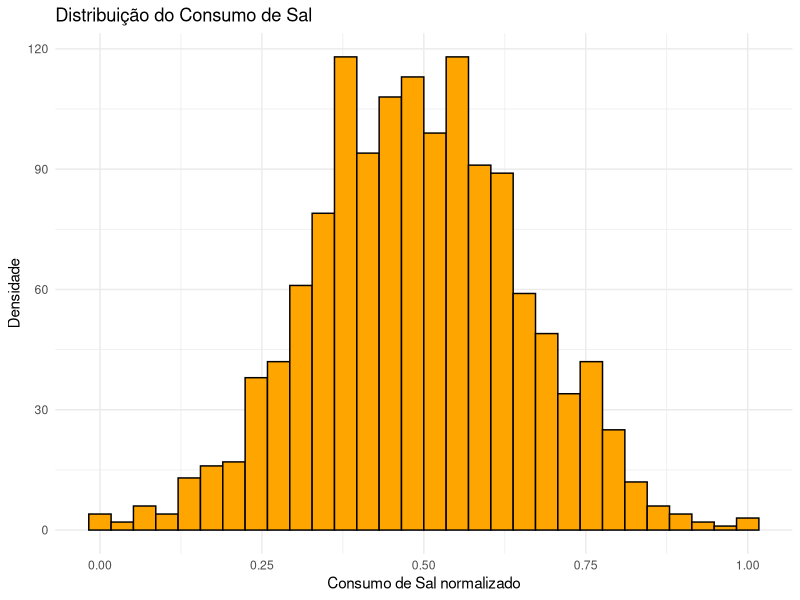
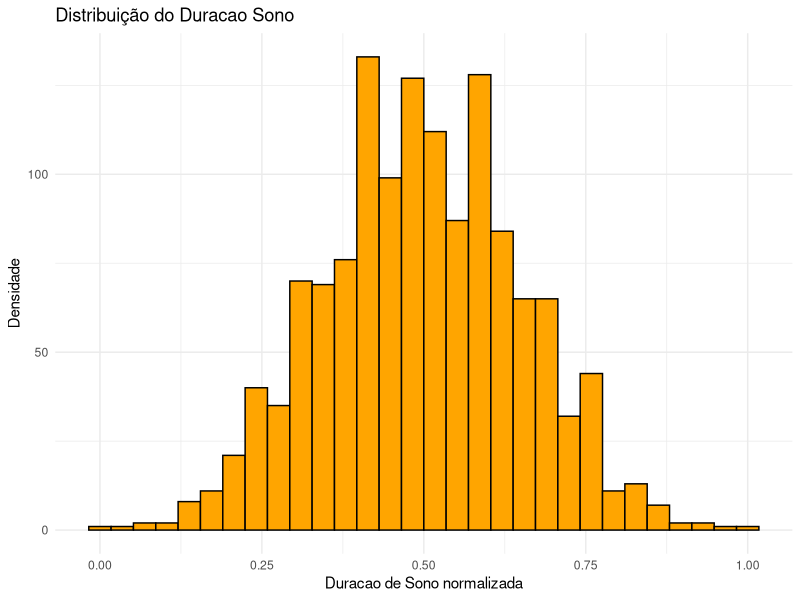
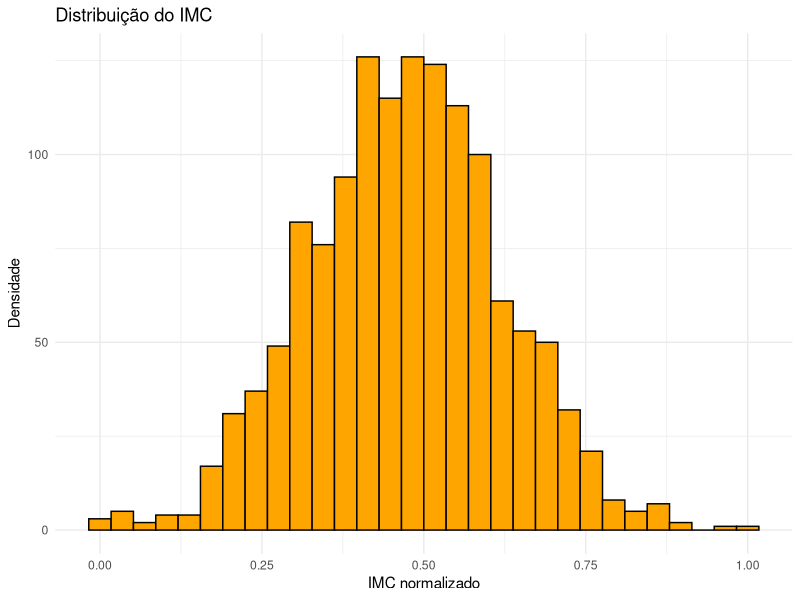
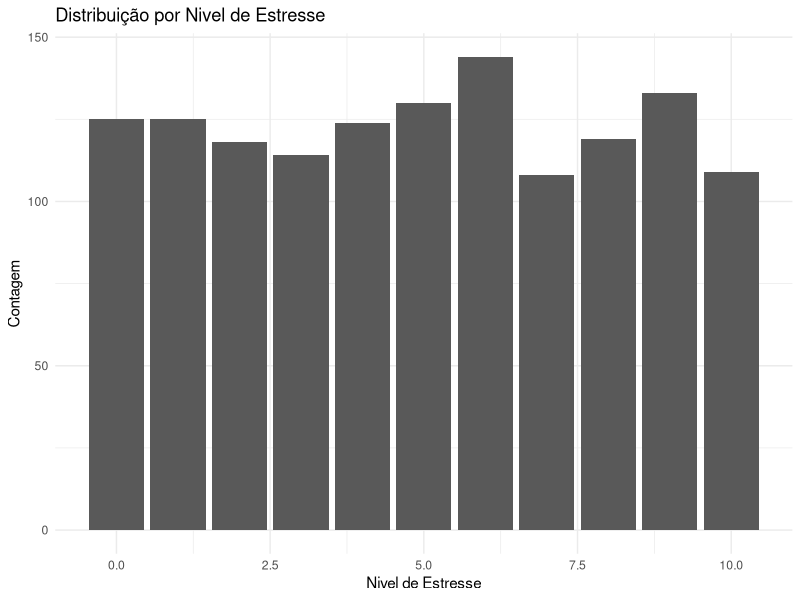
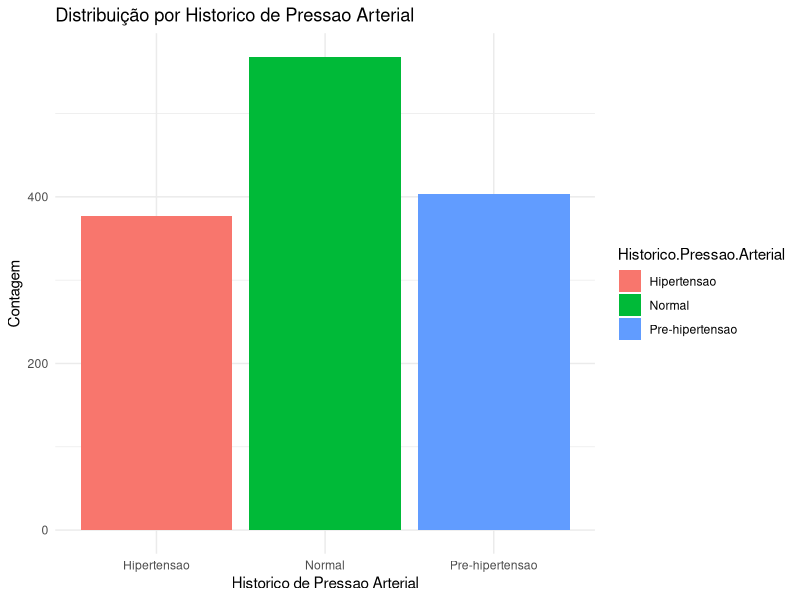
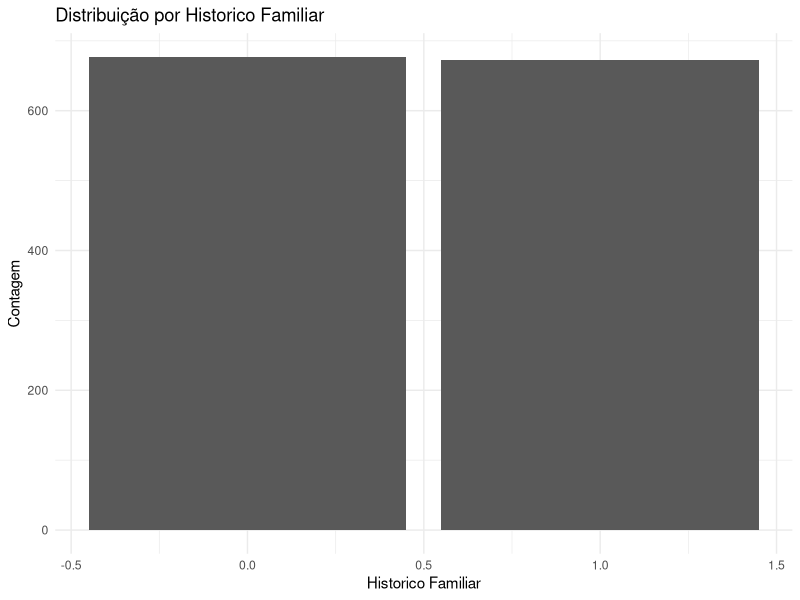
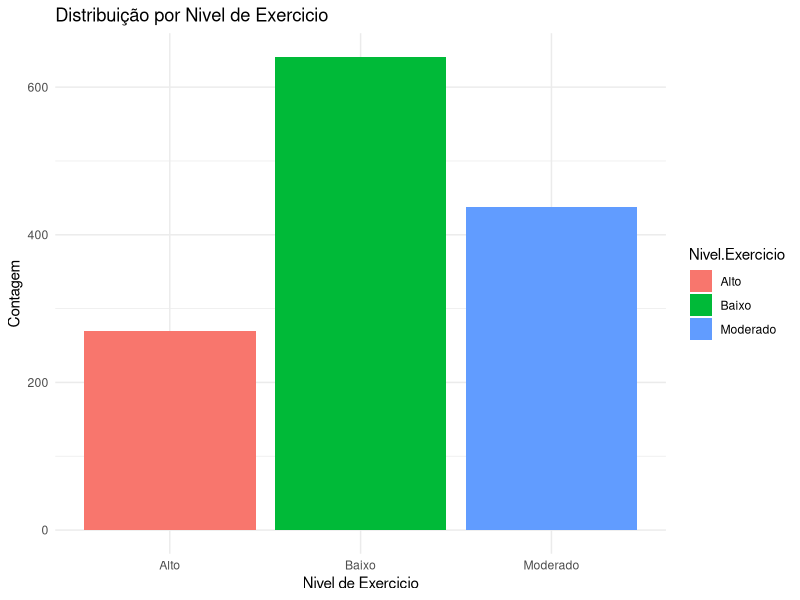
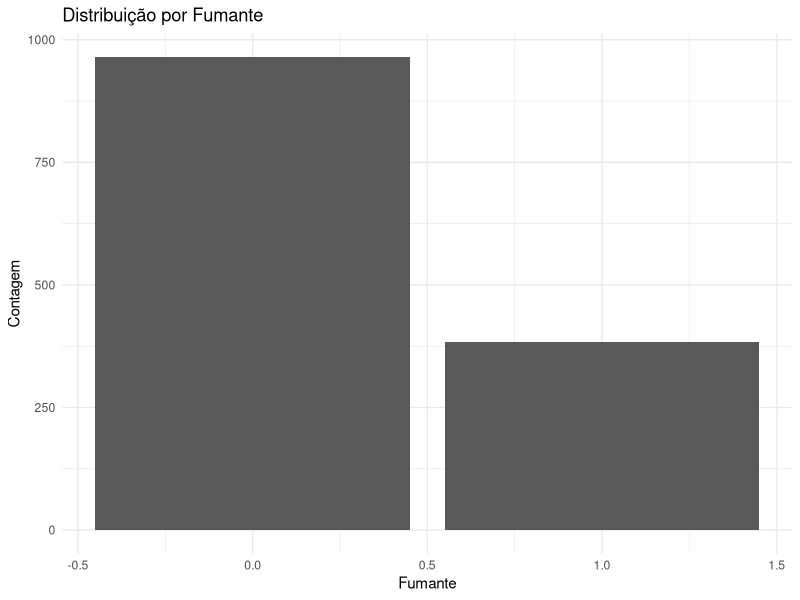

These charts were generated, in order, by the following R code:
## ---- chunk 1

knitr::opts_chunk$set(
  echo    = TRUE,   # Exibir código nos chunks
  error   = FALSE,  # Ocultar mensagens de erro
  message = FALSE,  # Ocultar mensagens informativas
  warning = FALSE,  # Ocultar avisos
  tidy    = FALSE   # Não reformatar automaticamente o código
)

options(digits = 4) # Definição do número de casas decimais padrão
## ---- chunk 2
# A funcao abaixo auxilia na escrita dos modelos polinomiais. 
# Parametros:
# "real_feature_names": conjunto de features continuas que sera considerado na
#                        criacao do modelo polinomial.
#
# "categorical_feature_names": conjunto de features categoricas que sera 
#                               considerado na  criacao do modelo polinomial. Se
#                                voces desejarem um modelo sem variaveis categoricas
#                               basta nao passar nenhum valor para este parametro
#                               na chamada da funcao
# "target": nome da variável target de interesse
# "degree": numero inteiro que indica ate qual grau polinomial as features continuas
#           em "real_feature_names" serao elevadas. 
#
# A funcao retorna a hipotese ja definida para realizar o treinamento do modelo. 
# Uma ilustracao de uma funcao similar aparece no Ex02.R na linha 490

getHypothesis <- function(real_feature_names, categorical_feature_names=F, target="Has_Hypertension", degree=3){
    
    hypothesis_string <- paste("hypothesis <- formula(", target, " ~ ")
    for(d in 1:degree){
        for(i in 1:length(real_feature_names)){
            hypothesis_string <- paste(hypothesis_string, 
                                       "I(", real_feature_names[i], "^", d, ") + ",
                                       sep = "")
        }
    }
    
    if(typeof(categorical_feature_names) != "logical"){
        for(i in 1:length(categorical_feature_names)){
            hypothesis_string <- paste(hypothesis_string, 
                                       categorical_feature_names[i], " + ",
                                       sep = "")
        } 
    }
    
    
    hypothesis_string <- substr(hypothesis_string, 1, nchar(hypothesis_string)-3)
    hypothesis_string <- paste(hypothesis_string, ")")
    hypothesis <- eval(parse(text=hypothesis_string))
    return(hypothesis)
}
## ---- chunk 3
getLoss <- function(y_true, y_pred){
  y_pred_n <- y_pred[y_true == 0]
  y_pred_p <- y_pred[y_true == 1]
  
  countN <- length(y_pred_n)
  countP <- length(y_pred_p)
  
  eps <- 1e-9  # Constante pequena para estabilidade numérica

  totalLossN <- sum(-log2(1 - y_pred_n + eps))
  
  totalLossP <- sum(-log2(y_pred_p + eps))
  
  avgLossN <- totalLossN / countN
  avgLossP <- totalLossP / countP

  avgLossTotal <- (avgLossN + avgLossP) / 2

  return(c(LossN = avgLossN, LossP = avgLossP, AverageLoss = avgLossTotal))
}
## ---- chunk 4
getRelativeConfusionMatrix <- function(cm){
    cm_absolute = t(cm$table)
    
    cm_relative = cm_absolute
    
    cm_relative[1,1] = cm_absolute[1,1]/sum(cm_absolute[1,])
    cm_relative[1,2] = cm_absolute[1,2]/sum(cm_absolute[1,])
    cm_relative[2,1] = cm_absolute[2,1]/sum(cm_absolute[2,])
    cm_relative[2,2] = cm_absolute[2,2]/sum(cm_absolute[2,])
    
    return(cm_relative)  
}
## ---- chunk 5
calculateMetrics <- function(cm) {
  # Extrai TN, FP, FN, TP da matriz de confusão
  cm <- t(cm)
  
  # Assumindo a estrutura:
  #           Prediction
  # Reference   0     1
  #         0   TN    FP
  #         1   FN    TP
  
  TN <- cm[1, 1]
  FP <- cm[1, 2]
  FN <- cm[2, 1]  
  TP <- cm[2, 2]  
  
  precision <- if (TP + FP == 0) 0 else TP / (TP + FP)
  recall    <- if (TP + FN == 0) 0 else TP / (TP + FN)
  f1        <- if (precision + recall == 0) 0 else (2 * precision * recall) / (precision + recall)
  bal_acc   <- ( (TN / (TN + FP)) + (TP / (TP + FN)) ) / 2
  
  return(c(Precision = precision, Recall = recall, F1 = f1, BalAcc = bal_acc))
}

## Exemplo de uso
# cm <- confusionMatrix(data = as.factor(valPred), reference = as.factor(ValSet$target), positive='1')
# metrics <- calculateMetrics(cm$table)
## ---- chunk 6
# Adicione as bibliotecas necessárias
#library(...)
library(ggplot2)
# install.packages("glmnet")
library(glmnet)
library(caret)
#set.seed(...)
## ---- chunk 7
# Carregue o conjunto de dados
dados_treino <- read.csv("T02_train_set.csv")
dados_validacao <- read.csv("T02_valid_set.csv")

# Sumário da base
paste("O dataframe de TREINO possui",nrow(dados_treino),"registros",sep=" ")
paste("summary TREINO:")
summary(dados_treino)

if (any(is.na(dados_treino))) {
  cat("Aviso: Existem valores ausentes no conjunto de validação.\n")
} else {
  cat("Nenhum valor ausente encontrado no conjunto de validação.\n")
}

paste("O dataframe de VALIDAÇÃO possui",nrow(dados_validacao),"registros",sep=" ")
paste("summary VALIDAÇÃO:")
summary(dados_validacao)

if (any(is.na(dados_validacao))) {
  cat("Aviso: Existem valores ausentes no conjunto de validação.\n")
} else {
  cat("Nenhum valor ausente encontrado no conjunto de validação.\n")
}

# Avaliando dados presentes no data set
# class(dados_treino$Consumo.Sal)
# class(dados_treino$Nivel.de.Estresse)
# class(dados_treino$Historico.Pressao.Arterial)
# class(dados_treino$IMC)
# class(dados_treino$Historico.Familiar)
# class(dados_treino$Nivel.Exercicio)
# class(dados_treino$Fumante)
# class(dados_treino$Risco.Hipertensao)
# 
# head(dados_treino)
# 
# head(dados_validacao)
# 
# class(dados_validacao$Consumo.Sal)
# class(dados_validacao$Nivel.de.Estresse)
# class(dados_validacao$Historico.Pressao.Arterial)
# class(dados_validacao$IMC)
# class(dados_validacao$Historico.Familiar)
# class(dados_validacao$Nivel.Exercicio)
# class(dados_validacao$Fumante)
# class(dados_validacao$Risco.Hipertensao)
# 
# head(dados_validacao)


# Normalização
# Aplicando normalização min-max
treino_normalizado <- dados_treino
validacao_normalizado <- dados_validacao
cols <- c(1, 4, 5)  # índices das colunas numericas que vamos normalizar

min_features <- apply(treino_normalizado[, cols], 2, min)
max_features <- apply(treino_normalizado[, cols], 2, max)
diff         <- max_features - min_features

treino_normalizado[, cols] <- sweep(treino_normalizado[, cols], 2, min_features, "-")
treino_normalizado[, cols] <- sweep(treino_normalizado[, cols], 2, diff, "/")

validacao_normalizado[, cols] <- sweep(validacao_normalizado[, cols], 2, min_features, "-")
validacao_normalizado[, cols] <- sweep(validacao_normalizado[, cols], 2, diff, "/")

summary(validacao_normalizado)

## ---- chunk 8
# Histograma do Consumo de Sal normalizado
ggplot(treino_normalizado, aes(x = Consumo.Sal)) +
  geom_histogram(fill = "orange", color = "black") +
  theme_minimal() +
  labs(title = "Distribuição do Consumo de Sal",
       x = "Consumo de Sal normalizado", y = "Densidade")

# Histograma da Duracao de Sono normalizad
ggplot(treino_normalizado, aes(x = Duracao.Sono)) +
  geom_histogram(fill = "orange", color = "black") +
  theme_minimal() +
  labs(title = "Distribuição do Duracao Sono", x = "Duracao de Sono normalizada", y = "Densidade")

# Histograma do duração do IMC normalizado
ggplot(treino_normalizado, aes(x = IMC)) +
  geom_histogram(fill = "orange", color = "black") +
  theme_minimal() +
  labs(title = "Distribuição do IMC",
       x = "IMC normalizado", y = "Densidade")

# Contagem de ocorrencias por Nivel de Estresse
ggplot(treino_normalizado, aes(x = Nivel.de.Estresse, fill = Nivel.de.Estresse)) +
  geom_bar() +
  theme_minimal() +
  labs(title = "Distribuição por Nivel de Estresse", x = "Nivel de Estresse", y = "Contagem")

# Contagem de ocorrencias por Historico de Pressao Arterial
ggplot(treino_normalizado, aes(x = Historico.Pressao.Arterial, fill = Historico.Pressao.Arterial)) +
  geom_bar() +
  theme_minimal() +
  labs(title = "Distribuição por Historico de Pressao Arterial", x = "Historico de Pressao Arterial", y = "Contagem")

# Contagem de ocorrencias por Historico Familiar
ggplot(treino_normalizado, aes(x = Historico.Familiar, fill = Historico.Familiar)) +
  geom_bar() +
  theme_minimal() +
  labs(title = "Distribuição por Historico Familiar", x = "Historico Familiar", y = "Contagem")

# Contagem de ocorrencias por Nivel de Exercicio
ggplot(treino_normalizado, aes(x = Nivel.Exercicio, fill = Nivel.Exercicio)) +
  geom_bar() +
  theme_minimal() +
  labs(title = "Distribuição por Nivel de Exercicio", x = "Nivel de Exercicio", y = "Contagem")

# Contagem de ocorrencias por Fumante
ggplot(treino_normalizado, aes(x = Fumante, fill = Fumante)) +
  geom_bar() +
  theme_minimal() +
  labs(title = "Distribuição por Fumante", x = "Fumante", y = "Contagem")

ggplot(treino_normalizado, aes(x = Risco.Hipertensao, fill = Risco.Hipertensao)) +
  geom_bar() +
  theme_minimal() +
  labs(title = "Distribuição por Risco.Hipertensao", x = "Risco.Hipertensao", y = "Contagem")
## ---- chunk 9
# Histograma do Consumo de Sal normalizado
ggplot(validacao_normalizado, aes(x = Consumo.Sal)) +
  geom_histogram(fill = "orange", color = "black") +
  theme_minimal() +
  labs(title = "Distribuição do Consumo de Sal",
       x = "Consumo de Sal normalizado", y = "Densidade")

# Histograma da Duracao de Sono normalizad
ggplot(validacao_normalizado, aes(x = Duracao.Sono)) +
  geom_histogram(fill = "orange", color = "black") +
  theme_minimal() +
  labs(title = "Distribuição do Duracao Sono", x = "Duracao de Sono normalizada", y = "Densidade")

# Histograma do duração do IMC normalizado
ggplot(validacao_normalizado, aes(x = IMC)) +
  geom_histogram(fill = "orange", color = "black") +
  theme_minimal() +
  labs(title = "Distribuição do IMC",
       x = "IMC normalizado", y = "Densidade")

# Contagem de ocorrencias por Nivel de Estresse
ggplot(validacao_normalizado, aes(x = Nivel.de.Estresse, fill = Nivel.de.Estresse)) +
  geom_bar() +
  theme_minimal() +
  labs(title = "Distribuição por Nivel de Estresse", x = "Nivel de Estresse", y = "Contagem")

# Contagem de ocorrencias por Historico de Pressao Arterial
ggplot(validacao_normalizado, aes(x = Historico.Pressao.Arterial, fill = Historico.Pressao.Arterial)) +
  geom_bar() +
  theme_minimal() +
  labs(title = "Distribuição por Historico de Pressao Arterial", x = "Historico de Pressao Arterial", y = "Contagem")

# Contagem de ocorrencias por Historico Familiar
ggplot(validacao_normalizado, aes(x = Historico.Familiar, fill = Historico.Familiar)) +
  geom_bar() +
  theme_minimal() +
  labs(title = "Distribuição por Historico Familiar", x = "Historico Familiar", y = "Contagem")

# Contagem de ocorrencias por Nivel de Exercicio
ggplot(validacao_normalizado, aes(x = Nivel.Exercicio, fill = Nivel.Exercicio)) +
  geom_bar() +
  theme_minimal() +
  labs(title = "Distribuição por Nivel de Exercicio", x = "Nivel de Exercicio", y = "Contagem")

# Contagem de ocorrencias por Fumante
ggplot(validacao_normalizado, aes(x = Fumante, fill = Fumante)) +
  geom_bar() +
  theme_minimal() +
  labs(title = "Distribuição por Fumante", x = "Fumante", y = "Contagem")

## ---- chunk 10
# One Hot Encoding
paste("One hot encoding para conjunto de TREINO")
dados_para_encoding_treino <- treino_normalizado
dados_para_encoding_treino$Nivel.de.Estresse <- as.factor(dados_para_encoding_treino$Nivel.de.Estresse)
one_hot <- model.matrix(~ Nivel.de.Estresse - 1, data = dados_para_encoding_treino)
dados_para_encoding_treino <- cbind(dados_para_encoding_treino, one_hot)
dados_para_encoding_treino$Nivel.de.Estresse <- NULL
colnames(dados_para_encoding_treino) <- gsub("-", "_", colnames(dados_para_encoding_treino))

dados_para_encoding_treino$Historico.Pressao.Arterial <- as.factor(dados_para_encoding_treino$Historico.Pressao.Arterial)
one_hot <- model.matrix(~ Historico.Pressao.Arterial - 1, data = dados_para_encoding_treino)
dados_para_encoding_treino <- cbind(dados_para_encoding_treino, one_hot)
dados_para_encoding_treino$Historico.Pressao.Arterial <- NULL
colnames(dados_para_encoding_treino) <- gsub("-", "_", colnames(dados_para_encoding_treino))

dados_para_encoding_treino$Nivel.Exercicio <- as.factor(dados_para_encoding_treino$Nivel.Exercicio)
one_hot <- model.matrix(~ Nivel.Exercicio - 1, data = dados_para_encoding_treino)
dados_para_encoding_treino <- cbind(dados_para_encoding_treino, one_hot)
dados_para_encoding_treino$Nivel.Exercicio <- NULL
colnames(dados_para_encoding_treino) <- gsub("-", "_", colnames(dados_para_encoding_treino))

paste("One hot encoding para conjunto de VALIDAÇÃO")

dados_para_encoding_validacao <- validacao_normalizado
dados_para_encoding_validacao$Nivel.de.Estresse <- as.factor(dados_para_encoding_validacao$Nivel.de.Estresse)
one_hot <- model.matrix(~ Nivel.de.Estresse - 1, data = dados_para_encoding_validacao)
dados_para_encoding_validacao <- cbind(dados_para_encoding_validacao, one_hot)
dados_para_encoding_validacao$Nivel.de.Estresse <- NULL
colnames(dados_para_encoding_validacao) <- gsub("-", "_", colnames(dados_para_encoding_validacao))

dados_para_encoding_validacao$Historico.Pressao.Arterial <- as.factor(dados_para_encoding_validacao$Historico.Pressao.Arterial)
one_hot <- model.matrix(~ Historico.Pressao.Arterial - 1, data = dados_para_encoding_validacao)
dados_para_encoding_validacao <- cbind(dados_para_encoding_validacao, one_hot)
dados_para_encoding_validacao$Historico.Pressao.Arterial <- NULL
colnames(dados_para_encoding_validacao) <- gsub("-", "_", colnames(dados_para_encoding_validacao))

dados_para_encoding_validacao$Nivel.Exercicio <- as.factor(dados_para_encoding_validacao$Nivel.Exercicio)
one_hot <- model.matrix(~ Nivel.Exercicio - 1, data = dados_para_encoding_validacao)
dados_para_encoding_validacao <- cbind(dados_para_encoding_validacao, one_hot)
dados_para_encoding_validacao$Nivel.Exercicio <- NULL
colnames(dados_para_encoding_validacao) <- gsub("-", "_", colnames(dados_para_encoding_validacao))
## ---- chunk 11
train_data <- dados_para_encoding_treino
valid_data <- dados_para_encoding_validacao
# nome da coluna que você quer mandar para o fim
coluna <- "Risco.Hipertensao"

# reordenando colunas, de forma que feature de interesse seja a ultima
train_data <- train_data[, c(setdiff(names(train_data), coluna), coluna)]
feature_names <- colnames(train_data)[1:(ncol(train_data) - 1)]

valid_data <- valid_data[, c(setdiff(names(valid_data), coluna), coluna)]

features_continuas <- c("Consumo.Sal", "Duracao.Sono", "IMC")
features_categoricas <- c(
  "Historico.Familiar",
  "Fumante",
  "Nivel.de.Estresse0",
  "Nivel.de.Estresse1",
  "Nivel.de.Estresse2",
  "Nivel.de.Estresse3",
  "Nivel.de.Estresse4",
  "Nivel.de.Estresse5",
  "Nivel.de.Estresse6",
  "Nivel.de.Estresse7",
  "Nivel.de.Estresse8",
  "Nivel.de.Estresse9",
  "Nivel.de.Estresse10",
  
  "Historico.Pressao.ArterialHipertensao",
  "Historico.Pressao.ArterialNormal",
  "Historico.Pressao.ArterialPre_hipertensao",
  
  "Nivel.ExercicioBaixo",
  "Nivel.ExercicioModerado",
  "Nivel.ExercicioAlto"
)
hypothesis <- getHypothesis(features_continuas, features_categoricas, target = "Risco.Hipertensao", 1)
hypothesis

# Treinamento    
model <- glmnet(train_data[,1:22], train_data$Risco.Hipertensao, family = "binomial", standardize=FALSE, maxit=1e+05, alpha=0, lambda=1e-6)
print(model$beta)
print(model$a0)

# Avaliação do Modelo
x_train <- model.matrix(hypothesis, data=train_data)
y_train <- train_data$class

x_valid <- model.matrix(hypothesis, data=valid_data)
y_valid <- valid_data$class

train_pred <- predict(model, newx=x_train[,1:22], type="response")
valid_pred <- predict(model, newx=x_valid[,1:22], type="response")

# De acordo com Threshold = 0.5, atribui valor previsto como verdadeiro ou falso 
train_class_pred <- train_pred
train_class_pred[train_pred >= 0.5] <- 1
train_class_pred[train_pred < 0.5]  <- 0

valid_class_pred <- valid_pred
valid_class_pred[valid_pred >= 0.5] <- 1
valid_class_pred[valid_pred < 0.5]  <- 0

# gera o Loss para as bases de treino e validação
train_losses <- getLoss(train_data$Risco.Hipertensao, train_class_pred)
valid_losses <- getLoss(valid_data$Risco.Hipertensao, valid_class_pred)

cat("Train\n")
print(train_losses)

cat("Valid\n")
print(valid_losses)

# gera matriz de confusão para dados de treino e validação
train_cm <- confusionMatrix(data = as.factor(train_class_pred), reference = as.factor(train_data$Risco.Hipertensao), positive='1')
valid_cm <- confusionMatrix(data = as.factor(valid_class_pred), reference = as.factor(valid_data$Risco.Hipertensao), positive='1')

# Calculando as métricas para o conjunto de treino
train_metrics = calculateMetrics(train_cm$table)

# Calculando as métricas para o conjunto de validação
valid_metrics = calculateMetrics(valid_cm$table)

# Organizando os resultados em um dataframe
results_baseline <- data.frame(
  Train  = train_metrics,
  Valid  = valid_metrics
)

# Formatando os resultados para melhor leitura
results_baseline$Train <- as.numeric(results_baseline$Train)
results_baseline$Valid <- as.numeric(results_baseline$Valid)

# Evitando notação científica na exibição dos resultados
results_baseline$Train <- format(results_baseline$Train, scientific = FALSE)
results_baseline$Valid <- format(results_baseline$Valid, scientific = FALSE)

# Exibindo os resultados
results_baseline
## ---- chunk 12
# Hipóteses alternativas

# Treinamento

# Curva de viés e variância

# Métricas de avaliação

## ---- chunk 13
# Busca de hiperparâmetros

# Treinamento

# Curva de viés e variância

# Métricas de avaliação
## ---- chunk 14
# Treinamento    

# Avaliação do Modelo 

## ---- chunk 15
# Busca de hiperparâmetros

# Treinamento

# Curva de viés e variância

# Métricas de avaliação

## ---- chunk 16
# Hipóteses alternativas

# Treinamento

# Métricas de avaliação
## ---- chunk 17
# Busca de hiperparâmetros

# Treinamento

# Curva de viés e variância

# Métricas de avaliação

## ---- chunk 18
# Treinamento

# Métricas de avaliaçao
## ---- chunk 19
# Predição no conjunto de teste

# Métricas de avaliação

# Métricas de avaliação
